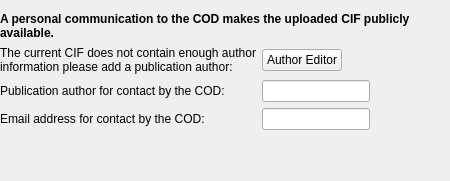
                <widget class="QWidget" name="page_personal">
                 <layout class="QVBoxLayout" name="verticalLayout_30">
                  <property name="leftMargin">
                   <number>0</number>
                  </property>
                  <property name="topMargin">
                   <number>12</number>
                  </property>
                  <property name="rightMargin">
                   <number>0</number>
                  </property>
                  <item>
                   <widget class="QLabel" name="label_10">
                    <property name="text">
                     <string>&lt;html&gt;&lt;head/&gt;&lt;body&gt;&lt;p&gt;&lt;span style=&quot; font-weight:600;&quot;&gt;A personal communication to the COD makes the uploaded CIF publicly available.&lt;/span&gt;&lt;/p&gt;&lt;/body&gt;&lt;/html&gt;</string>
                    </property>
                    <property name="textFormat">
                     <enum>Qt::TextFormat::RichText</enum>
                    </property>
                    <property name="wordWrap">
                     <bool>true</bool>
                    </property>
                   </widget>
                  </item>
                  <item>
                   <layout class="QGridLayout" name="gridLayout_20">
                    <item row="0" column="2">
                     <spacer name="horizontalSpacer_30">
                      <property name="orientation">
                       <enum>Qt::Orientation::Horizontal</enum>
                      </property>
                      <property name="sizeType">
                       <enum>QSizePolicy::Policy::Preferred</enum>
                      </property>
                      <property name="sizeHint" stdset="0">
                       <size>
                        <width>80</width>
                        <height>20</height>
                       </size>
                      </property>
                     </spacer>
                    </item>
                    <item row="1" column="0">
                     <widget class="QLabel" name="ContactAuthorLabel">
                      <property name="text">
                       <string>Publication author for contact by the COD:</string>
                      </property>
                     </widget>
                    </item>
                    <item row="0" column="0">
                     <widget class="QLabel" name="authorsFullNamePersonalLabel">
                      <property name="text">
                       <string>The current CIF does not contain enough author 
information please add a publication author:</string>
                      </property>
                     </widget>
                    </item>
                    <item row="0" column="1">
                     <widget class="QPushButton" name="authorEditorPushButton">
                      <property name="sizePolicy">
                       <sizepolicy hsizetype="Fixed" vsizetype="Fixed">
                        <horstretch>0</horstretch>
                        <verstretch>0</verstretch>
                       </sizepolicy>
                      </property>
                      <property name="text">
                       <string>Author Editor</string>
                      </property>
                     </widget>
                    </item>
                    <item row="1" column="1">
                     <widget class="QLineEdit" name="ContactAuthorLineEdit">
                      <property name="readOnly">
                       <bool>true</bool>
                      </property>
                     </widget>
                    </item>
                    <item row="2" column="1">
                     <widget class="QLineEdit" name="ContactEmailLineEdit">
                      <property name="readOnly">
                       <bool>true</bool>
                      </property>
                     </widget>
                    </item>
                    <item row="2" column="0">
                     <widget class="QLabel" name="label_12">
                      <property name="text">
                       <string>Email address for contact by the COD:</string>
                      </property>
                     </widget>
                    </item>
                   </layout>
                  </item>
                  <item>
                   <spacer name="verticalSpacer_12">
                    <property name="orientation">
                     <enum>Qt::Orientation::Vertical</enum>
                    </property>
                    <property name="sizeHint" stdset="0">
                     <size>
                      <width>20</width>
                      <height>40</height>
                     </size>
                    </property>
                   </spacer>
                  </item>
                 </layout>
                </widget>
